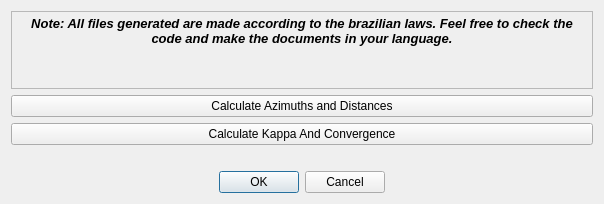
<?xml version="1.0" encoding="UTF-8"?>
<ui version="4.0">
 <class>AzimuthDistanceCalculatorspu</class>
 <widget class="QDialog" name="AzimuthDistanceCalculatorspu">
  <property name="geometry">
   <rect>
    <x>0</x>
    <y>0</y>
    <width>604</width>
    <height>204</height>
   </rect>
  </property>
  <property name="windowTitle">
   <string>SPUGeo Memorial</string>
  </property>
  <layout class="QGridLayout" name="gridLayout">
   <item row="4" column="0">
    <layout class="QVBoxLayout" name="verticalLayout">
     <item>
      <widget class="QTextEdit" name="textEdit">
       <property name="enabled">
        <bool>false</bool>
       </property>
       <property name="html">
        <string>&lt;!DOCTYPE HTML PUBLIC &quot;-//W3C//DTD HTML 4.0//EN&quot; &quot;http://www.w3.org/TR/REC-html40/strict.dtd&quot;&gt;
&lt;html&gt;&lt;head&gt;&lt;meta name=&quot;qrichtext&quot; content=&quot;1&quot; /&gt;&lt;style type=&quot;text/css&quot;&gt;
p, li { white-space: pre-wrap; }
&lt;/style&gt;&lt;/head&gt;&lt;body style=&quot; font-family:'MS Shell Dlg 2'; font-size:8.25pt; font-weight:400; font-style:normal;&quot;&gt;
&lt;p align=&quot;center&quot; style=&quot; margin-top:0px; margin-bottom:0px; margin-left:0px; margin-right:0px; -qt-block-indent:0; text-indent:0px;&quot;&gt;&lt;span style=&quot; font-size:10pt; font-weight:600; font-style:italic; color:#000000;&quot;&gt;Note: All files generated are made according to the brazilian laws. Feel free to check the code and make the documents in your language.&lt;/span&gt;&lt;/p&gt;&lt;/body&gt;&lt;/html&gt;</string>
       </property>
      </widget>
     </item>
     <item>
      <widget class="QPushButton" name="azimuthsAndDistancesButton">
       <property name="toolTip">
        <string>Generates a CSV with azimuths and distances for the selected feature</string>
       </property>
       <property name="text">
        <string>Calculate Azimuths and Distances</string>
       </property>
      </widget>
     </item>
     <item>
      <widget class="QPushButton" name="kappaAndConvergenceButton">
       <property name="text">
        <string>Calculate Kappa And Convergence</string>
       </property>
      </widget>
     </item>
     <item>
      <spacer name="horizontalSpacer">
       <property name="orientation">
        <enum>Qt::Horizontal</enum>
       </property>
       <property name="sizeHint" stdset="0">
        <size>
         <width>40</width>
         <height>20</height>
        </size>
       </property>
      </spacer>
     </item>
     <item>
      <widget class="QDialogButtonBox" name="buttonBox">
       <property name="orientation">
        <enum>Qt::Horizontal</enum>
       </property>
       <property name="standardButtons">
        <set>QDialogButtonBox::Cancel|QDialogButtonBox::Ok</set>
       </property>
       <property name="centerButtons">
        <bool>true</bool>
       </property>
      </widget>
     </item>
    </layout>
   </item>
  </layout>
 </widget>
 <resources/>
 <connections>
  <connection>
   <sender>buttonBox</sender>
   <signal>accepted()</signal>
   <receiver>AzimuthDistanceCalculatorspu</receiver>
   <slot>accept()</slot>
   <hints>
    <hint type="sourcelabel">
     <x>248</x>
     <y>254</y>
    </hint>
    <hint type="destinationlabel">
     <x>157</x>
     <y>274</y>
    </hint>
   </hints>
  </connection>
  <connection>
   <sender>buttonBox</sender>
   <signal>rejected()</signal>
   <receiver>AzimuthDistanceCalculatorspu</receiver>
   <slot>reject()</slot>
   <hints>
    <hint type="sourcelabel">
     <x>316</x>
     <y>260</y>
    </hint>
    <hint type="destinationlabel">
     <x>286</x>
     <y>274</y>
    </hint>
   </hints>
  </connection>
 </connections>
</ui>
